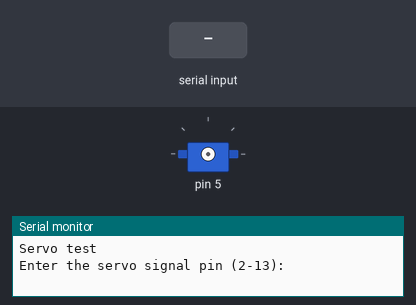
The sketch below on a simulated Arduino Uno, built with avr-gcc and run on an emulated ATmega328P. Parts: servo, the last lines printed to the serial monitor. The test bench sets the inputs (shaded band).

Above: at 1.2 s.
1.3 s: "5\n" received over Serial
At 1.76 s:
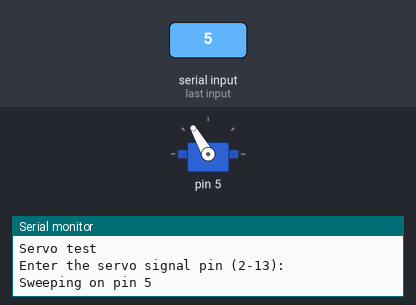
4.3 s: "30,150\n" received over Serial
At 6.66 s:
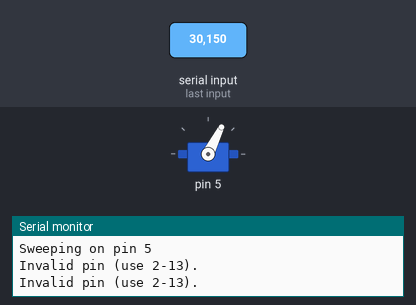
Timing chart, 0 to 13.3 s (numbered marks = the images above; inputs shaded):
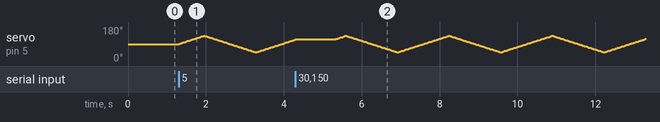

The sketch:

ServoTest.ino
```cpp
// ServoTest.ino: sweeps a servo 45 to 135 degrees forever.
// Enter the signal pin over Serial; re-enter to retask.

#include <Servo.h>

const int CENTER_DEG = 90;
const int SWING_DEG = 45;
const int MIN_DEG = CENTER_DEG - SWING_DEG;
const int MAX_DEG = CENTER_DEG + SWING_DEG;
const unsigned long BAUD = 115200;
const unsigned long STEP_MS = 15;

Servo servo;
int pos = CENTER_DEG;
int dir = 1;
unsigned long lastStep = 0;

void setup() {
  Serial.begin(BAUD);
  Serial.println();
  Serial.println(F("Servo test"));
  Serial.println(F("Enter the servo signal pin (2-13):"));
}

void loop() {
  if (Serial.available()) {
    int pin = Serial.parseInt();
    if (pin >= 2 && pin <= 13) {
      servo.detach();
      servo.attach(pin);
      pos = CENTER_DEG;
      dir = 1;
      servo.write(pos);
      Serial.print(F("Sweeping on pin "));
      Serial.println(pin);
    } else {
      Serial.println(F("Invalid pin (use 2-13)."));
    }
    while (Serial.available()) Serial.read();
  }

  if (servo.attached() && millis() - lastStep >= STEP_MS) {
    lastStep = millis();
    pos += dir;
    if (pos >= MAX_DEG || pos <= MIN_DEG) {
      dir = -dir;
      pos += 2 * dir;
    }
    servo.write(pos);
  }
}
```
